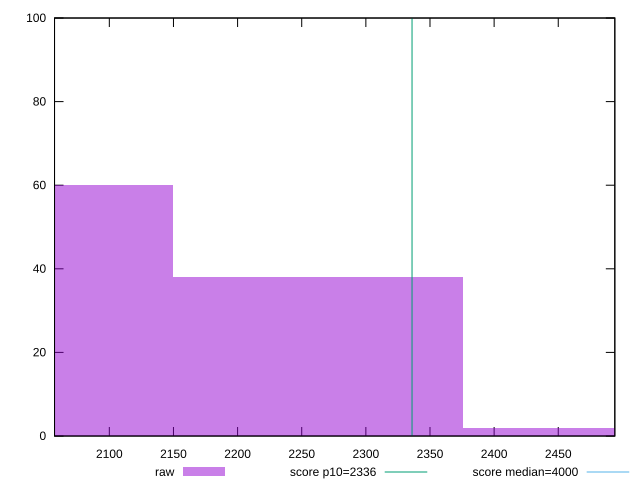

This figure's gnuplot source:
reset

$raw <<EOF
2489.111904437233 2
2036.5461036304637 60
2262.8290040338484 38
EOF

set key outside below
set boxwidth 226.28290040338484
set xrange [2057.28075:2494.1005]
set yrange [0:100]
set trange [0:100]
set style fill transparent solid 0.5 noborder

set parametric
set terminal svg size 640, 490 enhanced background rgb 'white'
set output "report_00018_2021-02-10T15-25-16.877Z/first-contentful-paint/samples/pages+cached/raw/histogram.svg"

plot $raw title "raw" with boxes, \
     2336,t title "score p10=2336", \
     4000,t title "score median=4000"

reset
